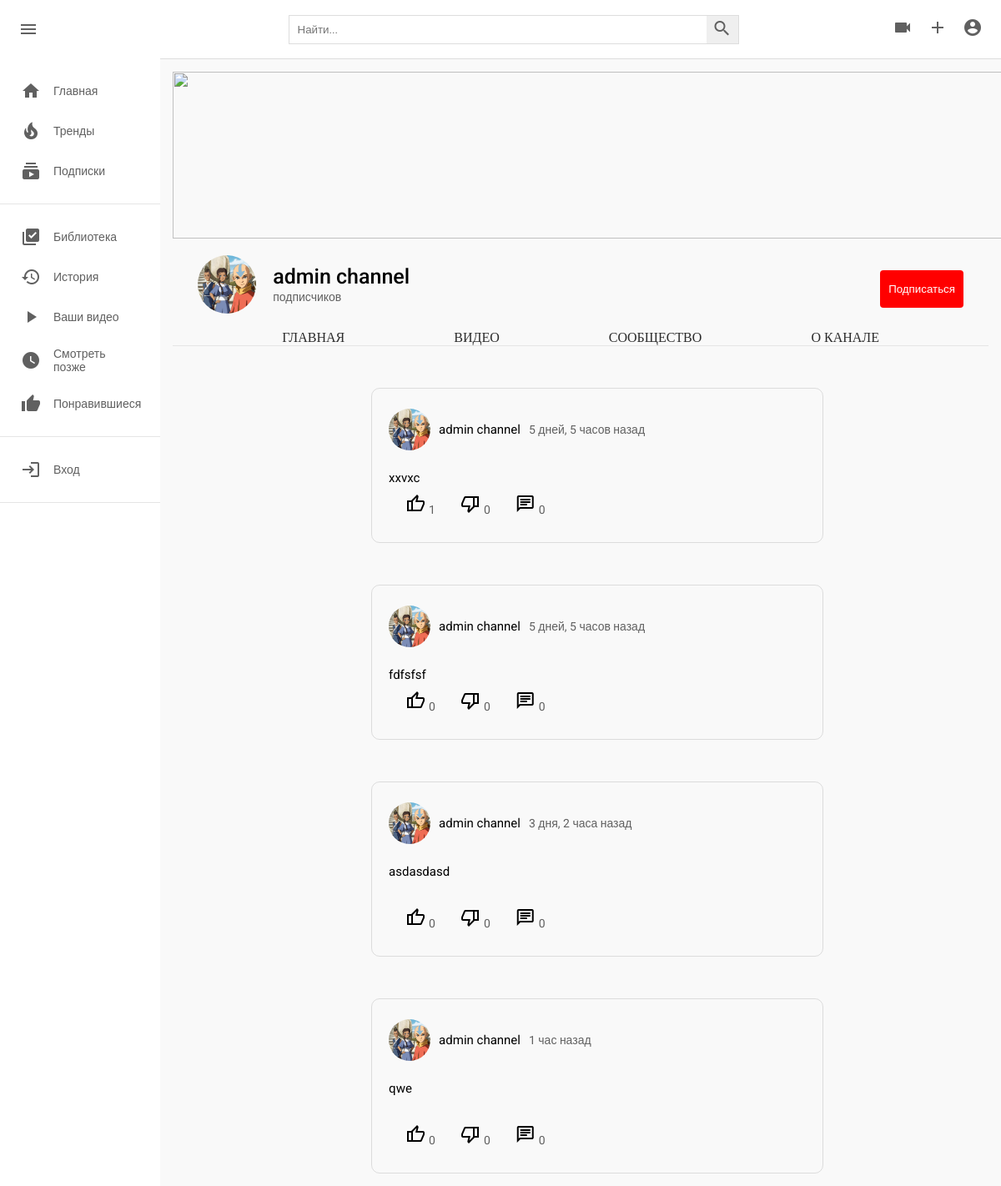
Screenshot of /channel-community/2/ with the database file from the repository.
### app_channel/models.py (models this page shows, shortened)
class Channel(models.Model):
    channel_name = models.CharField(max_length=255, verbose_name='название канала')
    full_name = models.CharField(max_length=255, verbose_name='имя')
    description = models.TextField(verbose_name='описание')
    owner = models.OneToOneField(User, on_delete=models.PROTECT, verbose_name='владелец канала', related_name='channel')
    keywords = TaggableManager(verbose_name='теги канала')
    subscribers = models.ManyToManyField(User, verbose_name='подписчики', related_name='subscribers',
                                         null=True, blank=True)
    is_active = models.BooleanField(default=True, verbose_name='активный канал')
    avatar = models.ImageField(upload_to=path_for_avatar_channel, verbose_name='аватарка')
    channel_art = models.ImageField(upload_to=path_for_avatar_channel, verbose_name='обложка канала',
                                    null=True, blank=True)
    created_at = models.DateTimeField(auto_now_add=True, verbose_name='дата создания канала')
    verified = models.BooleanField(default=False, verbose_name='верифицирован')
    business_email = models.EmailField(null=True, blank=True, verbose_name='почта для сотрудничества')
    is_show_business_email = models.BooleanField(default=False, verbose_name='показывать почту для сотрудничества')
    location = models.CharField(max_length=255, null=True, blank=True, verbose_name='адрес')
    is_show_location = models.BooleanField(default=False, verbose_name='показывать адрес')
    twitter = models.URLField(max_length=255, verbose_name='twitter', null=True, blank=True)
    facebook = models.URLField(max_length=255, verbose_name='facebook', null=True, blank=True)
    instagram = models.URLField(max_length=255, verbose_name='instagram', null=True, blank=True)
    tiktok = models.URLField(max_length=255, verbose_name='tiktok', null=True, blank=True)
    class Meta:
        verbose_name = 'канал'
        verbose_name_plural = 'каналы'

class CommunityPost(models.Model):
    channel = models.ForeignKey(Channel, on_delete=models.CASCADE, verbose_name='канал', related_name='community_posts')
    text = models.TextField(verbose_name='описание', null=True, blank=True)
    content = models.FileField(upload_to=path_for_community_post_content, verbose_name='медиа контент',
                               null=True, blank=True)
    created_at = models.DateTimeField(auto_now_add=True, verbose_name='время создания')
    is_active = models.BooleanField(default=True, verbose_name='активен')
    likes = models.ManyToManyField(User, verbose_name='лайки', null=True, blank=True, related_name='likes_com_post')
    dislikes = models.ManyToManyField(User, verbose_name='дизлайки', null=True, blank=True,
                                      related_name='dislikes_com_post')
    class Meta:
        verbose_name = 'пост сообщества'
        verbose_name_plural = 'посты сообщества'

### app_channel/views.py (the view)
# urls.py: path('channel-community/<int:channel_id>/', ChannelCommunityPostView.as_view(), name='channel-community'),
class ChannelCommunityPostView(GetChannelMixin, ListView):
    model = CommunityPost
    template_name = 'channel/channel-community.html'
    context_object_name = 'community_posts'
    def get_queryset(self):
        queryset = super().get_queryset()
        return queryset.filter(channel=self.kwargs.get('channel_id'), is_active=True)

### app_channel/mixins.py (called while the page is built)
    def get_context_data(self, *args, **kwargs):
        context = super().get_context_data(*args, **kwargs)
        context['channel'] = Channel.objects.get(id=self.kwargs.get('channel_id'))
        return context

### templates/channel/channel-community.html (shortened to what this page needs)
{% extends 'base.html' %}
{% load static %}
{% load humanize %}
{% block style %} <link rel="stylesheet" href="{% static 'css/style.css' %}" type="text/css">{% endblock style %}
{% block content %}
<div class="mainBody">
{% include 'partials/sidebar.html' %}
    <div class="videos">
        {% include 'channel/partials/channel-header.html' %}
        <div class="videos__container">
            {% for c in community_posts %}
                <div class="content-border">
                    <div class="content-div">
                        <div class="header-comm">
                            <div class="channel-details">
                                {% if c.channel.avatar %}
                                    <img src="{{c.channel.avatar.url}}" class="channel-img-com" alt="">
                                {% else %}
                                    <img src="https://thumbs.dreamstime.com/b/default-avatar-profile-vector-user-profile-default-avatar-profile-vector-user-profile-profile-179376714.jpg" class="channel-img-com" alt="">
                                {% endif %}
                                <h5>{{c.channel.channel_name}}</h5>
                                <span>{{c.created_at|naturaltime}}</span>
                            </div>
                        </div>
                        <div class="content">
                            <a href="{% url 'channel-community-detail' c.channel.id c.id %}"><h3>{{ c.text}}</h3></a>
                        </div>
                        <div class="icon-section">
                            <div class="single-icon">
                                <a href="{% url 'community-post-like' c.id %}"><i class="materiald-icons material-symbols-outlined">thumb_up</i></a>
                                <span>{{c.likes.all.count}}</span>
                            </div>
                            <div class="single-icon">
                                <a href="{% url 'community-post-dislike' c.id %}"><i class="materiald-icons material-symbols-outlined">thumb_down</i></a>
                                <span>{{c.dislikes.all.count}}</span>
                            </div>
                            <div class="single-icon">
                                <a href="{% url 'channel-community-detail' c.channel.id c.id %}"><i class="materiald-icons material-symbols-outlined">chat</i></a>
                                <span>{{c.comments.all.count}}</span>
                            </div>
                        </div>
                    </div>
                </div>
            {% empty %}
            <h2>Список постов пока пуст...</h2>
            {% endfor %}
        </div>
    </div>
</div>
{% endblock content %}

### templates/channel/partials/channel-header.html (shortened to what this page needs)
<div class="channel-art">
    {% if channel.channel_art %}
        <img style="object-fit: cover;" src="{{ channel.channel_art.url }}" alt="">
    {% else %}
        <img src="https://wallpaper.dog/large/10702685.jpg" alt="">
    {% endif %}
</div>
<div class="channel-header flex">
    <div class="channel-img-title flex">
        {% if channel.avatar %}
            <img class="img" src="{{channel.avatar.url}}" alt="">
        {% else %}
            <img class="img" src="https://thumbs.dreamstime.com/b/default-avatar-profile-vector-user-profile-default-avatar-profile-vector-user-profile-profile-179376714.jpg" alt="">
        {% endif %}
        <div class="channel-image-texts">
            <h4>{{channel.channel_name}}</h4>
            <span> подписчиков</span>
        </div>
    </div>
    <div class="channel-header-btns">
        {% if request.user in channel.subscribers.all %}
            <div><button id="sub_btn" onclick="addsub()" class="channel-subscribe sub_button_channel">Отписаться</button></div>
        {% else %}
            <div><button id="sub_btn" onclick="addsub()" class="channel-subscribe sub_button_channel">Подписаться</button></div>
        {% endif %}
    </div>
</div>
<div class="channel-header-links flex">
    <a href="{% url 'channel-profile' channel.id %}" class="display-this">Главная</a>
    <a href="{% url 'channel-videos' channel.id %}" class="display-this">Видео</a>
    <a href="{% url 'channel-community' channel.id %}" class="dont-display-thdis">Сообщество</a>
    <a href="{% url 'channel-about' channel.id %}" class="displhray-this">О канале</a>
</div>
<hr>

### static/css/style.css (style rules this page uses)
* { margin: 0; padding: 0; box-sizing: border-box; font-family: 'Roboto', sans-serif; }
body { font-family: poppins; }
.mainBody { height: calc(100vh - 70px); display: flex; overflow: hidden; }
hr { height: 1px; background-color: #e5e5e5; border: none; }
.videos { background-color: #f9f9f9; width: 100%; height: 100%; padding: 15px 15px; border-top: 1px solid #ddd; overflow-y: scroll; }
.videos__container { display: flex; flex-direction: row; justify-content: space-around; flex-wrap: wrap; }
.title a, span { text-decoration: none; color: rgb(96, 96, 96); font-size: 14px; }
.channel-art img { width: 1100px; height: 200px; }
.channel-art { width: 1100px; height: 200px; }
.flex { display: flex; }
.channel-header { margin: 20px 30px; align-items: center; justify-content: space-between; }
.channel-img-title { align-items: center; }
.channel-img-title .img { width: 70px; height: 70px; object-fit: cover; border-radius: 50px; }
.channel-img-title .channel-image-texts { margin-left: 20px; }
.channel-image-texts h4 { font-size: 25px; font-weight: 500; }
.channel-header-btns { display: flex; }
.channel-header-btns .channel-subscribe { background-color: rgb(255, 0, 0); color: white; border-radius:4px; }
.channel-header-links { justify-content: space-evenly; }
.channel-header-links a { text-decoration: none; text-transform: uppercase; font-family: poppins; color: rgb(43, 43, 43); font-weight: 500; }
.content-border { margin-left: 40px; margin-top: 50px; border: solid 1px rgba(92, 92, 92, 0.185); padding: 20px; border-radius: 10px; }
.header-comm { justify-content: space-between; display: flex; }
.channel-details { display: flex; align-items: center; }
.channel-details img { width: 50px; border-radius: 50px; object-fit: cover; height: 50px; }
.channel-details h5 { font-size: 15px; margin-left: 10px; }
.channel-details span { margin-left: 10px; }
.content h3 { font-size: 15px; width: 500px; text-align: justify; font-weight: 400; margin-top: 20px; }
.icon-section { display: flex; align-items: center; }
.single-icon { align-items: center; padding: 10px; padding-left: 20px; }
.material-symbols-outlined { transition: 0.5s; color: black; }
.about-right h4, h5 { margin-bottom: 20px; margin-top: 20px; font-size: 15px; font-weight: normal; }
a { text-decoration: none; }
.sub_button_channel { padding: 15px 10px; margin-top: 10px; border: none; }

### templates/base.html (style rules this page uses)
a { text-decoration: none; }

### templates/channel/channel-community.html (style rules this page uses)
a { color: black; }

### rows the page displays
Channel: avatar (picture), channel_name "admin channel"
CommunityPost: channel.avatar (picture), channel.channel_name "admin channel", created_at "5 дней, 5 часов назад", text "xxvxc", likes.all.count "1", dislikes.all.count "0", comments.all.count "0"
CommunityPost: channel.avatar (picture), channel.channel_name "admin channel", created_at "5 дней, 5 часов назад", text "fdfsfsf", likes.all.count "0", dislikes.all.count "0", comments.all.count "0"
CommunityPost: channel.avatar (picture), channel.channel_name "admin channel", created_at "3 дня, 2 часа назад", text "asdasdasd", likes.all.count "0", dislikes.all.count "0", comments.all.count "0"
CommunityPost: channel.avatar (picture), channel.channel_name "admin channel", created_at "1 час назад", text "qwe", likes.all.count "0", dislikes.all.count "0", comments.all.count "0"
